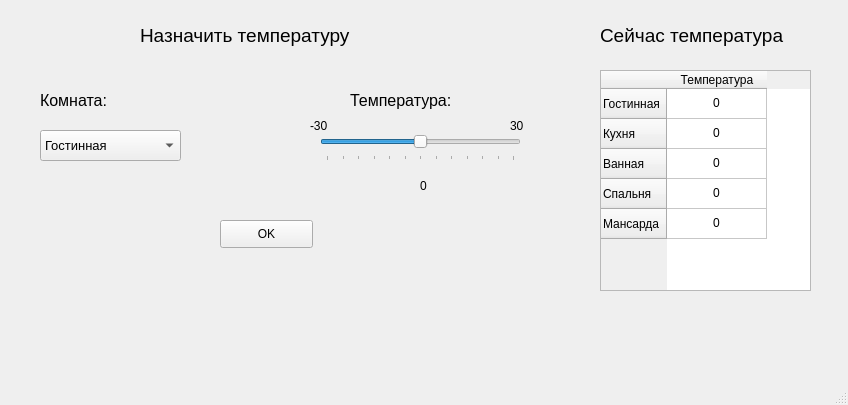
<?xml version="1.0" encoding="UTF-8"?>
<ui version="4.0">
 <class>MainWindow</class>
 <widget class="QMainWindow" name="MainWindow">
  <property name="geometry">
   <rect>
    <x>0</x>
    <y>0</y>
    <width>848</width>
    <height>405</height>
   </rect>
  </property>
  <property name="windowTitle">
   <string>MainWindow</string>
  </property>
  <widget class="QWidget" name="centralwidget">
   <widget class="QLabel" name="label">
    <property name="geometry">
     <rect>
      <x>140</x>
      <y>10</y>
      <width>261</width>
      <height>51</height>
     </rect>
    </property>
    <property name="font">
     <font>
      <pointsize>14</pointsize>
     </font>
    </property>
    <property name="text">
     <string>Назначить температуру</string>
    </property>
   </widget>
   <widget class="QLabel" name="label_2">
    <property name="geometry">
     <rect>
      <x>600</x>
      <y>10</y>
      <width>221</width>
      <height>51</height>
     </rect>
    </property>
    <property name="font">
     <font>
      <pointsize>14</pointsize>
     </font>
    </property>
    <property name="text">
     <string>Сейчас температура</string>
    </property>
   </widget>
   <widget class="QPushButton" name="pushButton">
    <property name="geometry">
     <rect>
      <x>220</x>
      <y>220</y>
      <width>93</width>
      <height>28</height>
     </rect>
    </property>
    <property name="text">
     <string>OK</string>
    </property>
   </widget>
   <widget class="QComboBox" name="roomBox">
    <property name="geometry">
     <rect>
      <x>40</x>
      <y>130</y>
      <width>141</width>
      <height>31</height>
     </rect>
    </property>
    <property name="font">
     <font>
      <pointsize>10</pointsize>
     </font>
    </property>
    <property name="editable">
     <bool>false</bool>
    </property>
    <item>
     <property name="text">
      <string>Гостинная</string>
     </property>
    </item>
    <item>
     <property name="text">
      <string>Спальня</string>
     </property>
    </item>
   </widget>
   <widget class="QLabel" name="label_3">
    <property name="geometry">
     <rect>
      <x>40</x>
      <y>80</y>
      <width>91</width>
      <height>41</height>
     </rect>
    </property>
    <property name="font">
     <font>
      <pointsize>12</pointsize>
     </font>
    </property>
    <property name="text">
     <string>Комната:</string>
    </property>
   </widget>
   <widget class="QLabel" name="label_4">
    <property name="geometry">
     <rect>
      <x>350</x>
      <y>80</y>
      <width>131</width>
      <height>41</height>
     </rect>
    </property>
    <property name="font">
     <font>
      <pointsize>12</pointsize>
     </font>
    </property>
    <property name="text">
     <string>Температура:</string>
    </property>
   </widget>
   <widget class="QSlider" name="tempSlider">
    <property name="geometry">
     <rect>
      <x>320</x>
      <y>130</y>
      <width>201</width>
      <height>31</height>
     </rect>
    </property>
    <property name="minimum">
     <number>-30</number>
    </property>
    <property name="maximum">
     <number>30</number>
    </property>
    <property name="pageStep">
     <number>10</number>
    </property>
    <property name="orientation">
     <enum>Qt::Horizontal</enum>
    </property>
    <property name="invertedAppearance">
     <bool>false</bool>
    </property>
    <property name="invertedControls">
     <bool>false</bool>
    </property>
    <property name="tickPosition">
     <enum>QSlider::TicksBelow</enum>
    </property>
    <property name="tickInterval">
     <number>5</number>
    </property>
   </widget>
   <widget class="QLabel" name="tempValue">
    <property name="geometry">
     <rect>
      <x>420</x>
      <y>170</y>
      <width>31</width>
      <height>31</height>
     </rect>
    </property>
    <property name="font">
     <font>
      <pointsize>9</pointsize>
     </font>
    </property>
    <property name="text">
     <string>0</string>
    </property>
    <property name="textFormat">
     <enum>Qt::AutoText</enum>
    </property>
   </widget>
   <widget class="QLabel" name="tempLabel_2">
    <property name="geometry">
     <rect>
      <x>310</x>
      <y>110</y>
      <width>31</width>
      <height>31</height>
     </rect>
    </property>
    <property name="text">
     <string>-30</string>
    </property>
    <property name="textFormat">
     <enum>Qt::AutoText</enum>
    </property>
   </widget>
   <widget class="QLabel" name="tempLabel_3">
    <property name="geometry">
     <rect>
      <x>510</x>
      <y>110</y>
      <width>21</width>
      <height>31</height>
     </rect>
    </property>
    <property name="text">
     <string>30</string>
    </property>
    <property name="textFormat">
     <enum>Qt::AutoText</enum>
    </property>
   </widget>
   <widget class="QTableWidget" name="tableWidget">
    <property name="geometry">
     <rect>
      <x>600</x>
      <y>70</y>
      <width>211</width>
      <height>221</height>
     </rect>
    </property>
    <property name="rowCount">
     <number>5</number>
    </property>
    <property name="columnCount">
     <number>1</number>
    </property>
    <row>
     <property name="text">
      <string>Гостинная</string>
     </property>
    </row>
    <row>
     <property name="text">
      <string>Кухня</string>
     </property>
    </row>
    <row>
     <property name="text">
      <string>Ванная</string>
     </property>
    </row>
    <row>
     <property name="text">
      <string>Спальня</string>
     </property>
    </row>
    <row>
     <property name="text">
      <string>Мансарда</string>
     </property>
    </row>
    <column>
     <property name="text">
      <string>Температура</string>
     </property>
    </column>
    <item row="0" column="0">
     <property name="text">
      <string>0</string>
     </property>
     <property name="textAlignment">
      <set>AlignCenter</set>
     </property>
     <property name="flags">
      <set>ItemIsSelectable|ItemIsEditable|ItemIsDragEnabled|ItemIsDropEnabled|ItemIsUserCheckable|ItemIsEnabled|ItemIsTristate</set>
     </property>
    </item>
    <item row="1" column="0">
     <property name="text">
      <string>0</string>
     </property>
     <property name="textAlignment">
      <set>AlignCenter</set>
     </property>
     <property name="flags">
      <set>ItemIsSelectable|ItemIsEditable|ItemIsDragEnabled|ItemIsDropEnabled|ItemIsUserCheckable|ItemIsEnabled|ItemIsTristate</set>
     </property>
    </item>
    <item row="2" column="0">
     <property name="text">
      <string>0</string>
     </property>
     <property name="textAlignment">
      <set>AlignCenter</set>
     </property>
     <property name="flags">
      <set>ItemIsSelectable|ItemIsEditable|ItemIsDragEnabled|ItemIsDropEnabled|ItemIsUserCheckable|ItemIsEnabled|ItemIsTristate</set>
     </property>
    </item>
    <item row="3" column="0">
     <property name="text">
      <string>0</string>
     </property>
     <property name="textAlignment">
      <set>AlignCenter</set>
     </property>
     <property name="flags">
      <set>ItemIsSelectable|ItemIsEditable|ItemIsDragEnabled|ItemIsDropEnabled|ItemIsUserCheckable|ItemIsEnabled|ItemIsTristate</set>
     </property>
    </item>
    <item row="4" column="0">
     <property name="text">
      <string>0</string>
     </property>
     <property name="textAlignment">
      <set>AlignCenter</set>
     </property>
     <property name="flags">
      <set>ItemIsSelectable|ItemIsEditable|ItemIsDragEnabled|ItemIsDropEnabled|ItemIsUserCheckable|ItemIsEnabled|ItemIsTristate</set>
     </property>
    </item>
   </widget>
  </widget>
  <widget class="QMenuBar" name="menubar">
   <property name="geometry">
    <rect>
     <x>0</x>
     <y>0</y>
     <width>848</width>
     <height>26</height>
    </rect>
   </property>
  </widget>
  <widget class="QStatusBar" name="statusbar"/>
 </widget>
 <resources/>
 <connections/>
</ui>
